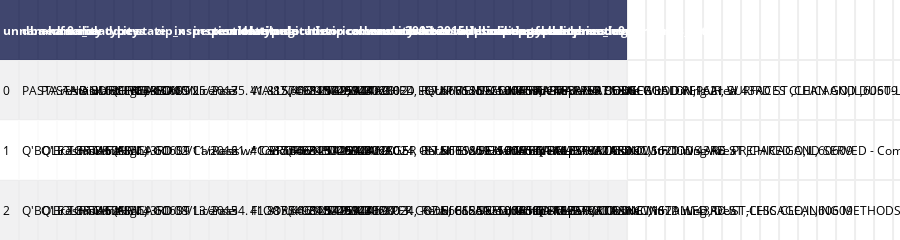

The notebook cell saved with this chart:
### Code cell
# interactive plotly table of data
table = ff.create_table(df.head(3))
iplot(table)

### Figure 1 — Plotly figure (JSON) as saved in the notebook; plotly's stock layout.template omitted (floating-point values rounded to 4 significant figures; data arrays with more than 128 entries replaced by an {"elided": "..."} marker saying what was removed)
{"data": [{"colorscale": [[0, "#00083e"], [0.5, "#ededee"], [1, "#ffffff"]], "hoverinfo": "none", "opacity": 0.75, "showscale": false, "type": "heatmap", "uid": "5c58057a-f14a-4d19-8ad4-f44334bc14c9", "z": {"elided": "4x33 float values"}}], "layout": {"annotations": [{"align": "left", "font": {"color": "#ffffff"}, "showarrow": false, "text": "<b>unnamed: 0</b>", "x": -0.45, "xanchor": "left", "xref": "x", "y": 0, "yref": "y"}, {"align": "left", "font": {"color": "#ffffff"}, "showarrow": false, "text": "<b>dba name_x</b>", "x": 0.55, "xanchor": "left", "xref": "x", "y": 0, "yref": "y"}, {"align": "left", "font": {"color": "#ffffff"}, "showarrow": false, "text": "<b>aka name</b>", "x": 1.55, "xanchor": "left", "xref": "x", "y": 0, "yref": "y"}, {"align": "left", "font": {"color": "#ffffff"}, "showarrow": false, "text": "<b>facility type</b>", "x": 2.55, "xanchor": "left", "xref": "x", "y": 0, "yref": "y"}, {"align": "left", "font": {"color": "#ffffff"}, "showarrow": false, "text": "<b>risk</b>", "x": 3.55, "xanchor": "left", "xref": "x", "y": 0, "yref": "y"}, {"align": "left", "font": {"color": "#ffffff"}, "showarrow": false, "text": "<b>address</b>", "x": 4.55, "xanchor": "left", "xref": "x", "y": 0, "yref": "y"}, {"align": "left", "font": {"color": "#ffffff"}, "showarrow": false, "text": "<b>city</b>", "x": 5.55, "xanchor": "left", "xref": "x", "y": 0, "yref": "y"}, {"align": "left", "font": {"color": "#ffffff"}, "showarrow": false, "text": "<b>state</b>", "x": 6.55, "xanchor": "left", "xref": "x", "y": 0, "yref": "y"}, {"align": "left", "font": {"color": "#ffffff"}, "showarrow": false, "text": "<b>zip_x</b>", "x": 7.55, "xanchor": "left", "xref": "x", "y": 0, "yref": "y"}, {"align": "left", "font": {"color": "#ffffff"}, "showarrow": false, "text": "<b>inspection date</b>", "x": 8.55, "xanchor": "left", "xref": "x", "y": 0, "yref": "y"}, {"align": "left", "font": {"color": "#ffffff"}, "showarrow": false, "text": "<b>inspection type</b>", "x": 9.55, "xanchor": "left", "xref": "x", "y": 0, "yref": "y"}, {"align": "left", "font": {"color": "#ffffff"}, "showarrow": false, "text": "<b>results</b>", "x": 10.55, "xanchor": "left", "xref": "x", "y": 0, "yref": "y"}, {"align": "left", "font": {"color": "#ffffff"}, "showarrow": false, "text": "<b>violations</b>", "x": 11.55, "xanchor": "left", "xref": "x", "y": 0, "yref": "y"}, {"align": "left", "font": {"color": "#ffffff"}, "showarrow": false, "text": "<b>latitude</b>", "x": 12.55, "xanchor": "left", "xref": "x", "y": 0, "yref": "y"}, {"align": "left", "font": {"color": "#ffffff"}, "showarrow": false, "text": "<b>longitude</b>", "x": 13.55, "xanchor": "left", "xref": "x", "y": 0, "yref": "y"}, {"align": "left", "font": {"color": "#ffffff"}, "showarrow": false, "text": "<b>location</b>", "x": 14.55, "xanchor": "left", "xref": "x", "y": 0, "yref": "y"}, {"align": "left", "font": {"color": "#ffffff"}, "showarrow": false, "text": "<b>historical wards 2003-2015</b>", "x": 15.55, "xanchor": "left", "xref": "x", "y": 0, "yref": "y"}, {"align": "left", "font": {"color": "#ffffff"}, "showarrow": false, "text": "<b>zip codes</b>", "x": 16.55, "xanchor": "left", "xref": "x", "y": 0, "yref": "y"}, {"align": "left", "font": {"color": "#ffffff"}, "showarrow": false, "text": "<b>community areas</b>", "x": 17.55, "xanchor": "left", "xref": "x", "y": 0, "yref": "y"}, {"align": "left", "font": {"color": "#ffffff"}, "showarrow": false, "text": "<b>census tracts</b>", "x": 18.55, "xanchor": "left", "xref": "x", "y": 0, "yref": "y"}, {"align": "left", "font": {"color": "#ffffff"}, "showarrow": false, "text": "<b>wards</b>", "x": 19.55, "xanchor": "left", "xref": "x", "y": 0, "yref": "y"}, {"align": "left", "font": {"color": "#ffffff"}, "showarrow": false, "text": "<b>number violations</b>", "x": 20.55, "xanchor": "left", "xref": "x", "y": 0, "yref": "y"}, {"align": "left", "font": {"color": "#ffffff"}, "showarrow": false, "text": "<b>license description</b>", "x": 21.55, "xanchor": "left", "xref": "x", "y": 0, "yref": "y"}, {"align": "left", "font": {"color": "#ffffff"}, "showarrow": false, "text": "<b>conditional approval</b>", "x": 22.55, "xanchor": "left", "xref": "x", "y": 0, "yref": "y"}, {"align": "left", "font": {"color": "#ffffff"}, "showarrow": false, "text": "<b>application type</b>", "x": 23.55, "xanchor": "left", "xref": "x", "y": 0, "yref": "y"}, {"align": "left", "font": {"color": "#ffffff"}, "showarrow": false, "text": "<b>business activity</b>", "x": 24.55, "xanchor": "left", "xref": "x", "y": 0, "yref": "y"}, {"align": "left", "font": {"color": "#ffffff"}, "showarrow": false, "text": "<b>license code</b>", "x": 25.55, "xanchor": "left", "xref": "x", "y": 0, "yref": "y"}, {"align": "left", "font": {"color": "#ffffff"}, "showarrow": false, "text": "<b>legal name</b>", "x": 26.55, "xanchor": "left", "xref": "x", "y": 0, "yref": "y"}, {"align": "left", "font": {"color": "#ffffff"}, "showarrow": false, "text": "<b>full address</b>", "x": 27.55, "xanchor": "left", "xref": "x", "y": 0, "yref": "y"}, {"align": "left", "font": {"color": "#ffffff"}, "showarrow": false, "text": "<b>unnamed: 0.1</b>", "x": 28.55, "xanchor": "left", "xref": "x", "y": 0, "yref": "y"}, {"align": "left", "font": {"color": "#ffffff"}, "showarrow": false, "text": "<b>price_level</b>", "x": 29.55, "xanchor": "left", "xref": "x", "y": 0, "yref": "y"}, {"align": "left", "font": {"color": "#ffffff"}, "showarrow": false, "text": "<b>rating</b>", "x": 30.55, "xanchor": "left", "xref": "x", "y": 0, "yref": "y"}, {"align": "left", "font": {"color": "#ffffff"}, "showarrow": false, "text": "<b>user_ratings_total</b>", "x": 31.55, "xanchor": "left", "xref": "x", "y": 0, "yref": "y"}, {"align": "left", "font": {"color": "#000000"}, "showarrow": false, "text": "0", "x": -0.45, "xanchor": "left", "xref": "x", "y": 1, "yref": "y"}, {"align": "left", "font": {"color": "#000000"}, "showarrow": false, "text": "PASTA AND BURGER SALON", "x": 0.55, "xanchor": "left", "xref": "x", "y": 1, "yref": "y"}, {"align": "left", "font": {"color": "#000000"}, "showarrow": false, "text": "PASTA AND BURGER SALON", "x": 1.55, "xanchor": "left", "xref": "x", "y": 1, "yref": "y"}, {"align": "left", "font": {"color": "#000000"}, "showarrow": false, "text": "restaurant", "x": 2.55, "xanchor": "left", "xref": "x", "y": 1, "yref": "y"}, {"align": "left", "font": {"color": "#000000"}, "showarrow": false, "text": "Risk 1 (High)", "x": 3.55, "xanchor": "left", "xref": "x", "y": 1, "yref": "y"}, {"align": "left", "font": {"color": "#000000"}, "showarrow": false, "text": "1621 W 43RD ST ", "x": 4.55, "xanchor": "left", "xref": "x", "y": 1, "yref": "y"}, {"align": "left", "font": {"color": "#000000"}, "showarrow": false, "text": "CHICAGO", "x": 5.55, "xanchor": "left", "xref": "x", "y": 1, "yref": "y"}, {"align": "left", "font": {"color": "#000000"}, "showarrow": false, "text": "IL", "x": 6.55, "xanchor": "left", "xref": "x", "y": 1, "yref": "y"}, {"align": "left", "font": {"color": "#000000"}, "showarrow": false, "text": "60609", "x": 7.55, "xanchor": "left", "xref": "x", "y": 1, "yref": "y"}, {"align": "left", "font": {"color": "#000000"}, "showarrow": false, "text": "05/25/2017", "x": 8.55, "xanchor": "left", "xref": "x", "y": 1, "yref": "y"}, {"align": "left", "font": {"color": "#000000"}, "showarrow": false, "text": "License", "x": 9.55, "xanchor": "left", "xref": "x", "y": 1, "yref": "y"}, {"align": "left", "font": {"color": "#000000"}, "showarrow": false, "text": "Pass", "x": 10.55, "xanchor": "left", "xref": "x", "y": 1, "yref": "y"}, {"align": "left", "font": {"color": "#000000"}, "showarrow": false, "text": "35. WALLS, CEILINGS, ATTACHED EQUIPMENT CONSTRUCTED PER CODE: GOOD REPAIR, SURFACES CLEAN AND DUST-LESS CLEANING METHODS - Comments: REPLACE DAMAGED BASEBOARDS ALONG WALL NEAR REAR EXIT DOOR. | 38. VENTILATION: ROOMS AND EQUIPMENT VENTED AS REQUIRED: PLUMBING: INSTALLED AND MAINTAINED - Comments: TIGHTEN LOOSE FAUCET ON SINK IN WASHROOM.", "x": 11.55, "xanchor": "left", "xref": "x", "y": 1, "yref": "y"}, {"align": "left", "font": {"color": "#000000"}, "showarrow": false, "text": "41.815749343028024", "x": 12.55, "xanchor": "left", "xref": "x", "y": 1, "yref": "y"}, {"align": "left", "font": {"color": "#000000"}, "showarrow": false, "text": "-87.66612592500469", "x": 13.55, "xanchor": "left", "xref": "x", "y": 1, "yref": "y"}, {"align": "left", "font": {"color": "#000000"}, "showarrow": false, "text": "(41.815749343028024, -87.66612592500469)", "x": 14.55, "xanchor": "left", "xref": "x", "y": 1, "yref": "y"}, {"align": "left", "font": {"color": "#000000"}, "showarrow": false, "text": "29.0", "x": 15.55, "xanchor": "left", "xref": "x", "y": 1, "yref": "y"}, {"align": "left", "font": {"color": "#000000"}, "showarrow": false, "text": "14924.0", "x": 16.55, "xanchor": "left", "xref": "x", "y": 1, "yref": "y"}, {"align": "left", "font": {"color": "#000000"}, "showarrow": false, "text": "59.0", "x": 17.55, "xanchor": "left", "xref": "x", "y": 1, "yref": "y"}, {"align": "left", "font": {"color": "#000000"}, "showarrow": false, "text": "706.0", "x": 18.55, "xanchor": "left", "xref": "x", "y": 1, "yref": "y"}, {"align": "left", "font": {"color": "#000000"}, "showarrow": false, "text": "3.0", "x": 19.55, "xanchor": "left", "xref": "x", "y": 1, "yref": "y"}, {"align": "left", "font": {"color": "#000000"}, "showarrow": false, "text": "2", "x": 20.55, "xanchor": "left", "xref": "x", "y": 1, "yref": "y"}, {"align": "left", "font": {"color": "#000000"}, "showarrow": false, "text": "Retail Food Establishment", "x": 21.55, "xanchor": "left", "xref": "x", "y": 1, "yref": "y"}, {"align": "left", "font": {"color": "#000000"}, "showarrow": false, "text": "N", "x": 22.55, "xanchor": "left", "xref": "x", "y": 1, "yref": "y"}, {"align": "left", "font": {"color": "#000000"}, "showarrow": false, "text": "ISSUE", "x": 23.55, "xanchor": "left", "xref": "x", "y": 1, "yref": "y"}, {"align": "left", "font": {"color": "#000000"}, "showarrow": false, "text": "Sale of Food Prepared Onsite With Dining Area", "x": 24.55, "xanchor": "left", "xref": "x", "y": 1, "yref": "y"}, {"align": "left", "font": {"color": "#000000"}, "showarrow": false, "text": "1006", "x": 25.55, "xanchor": "left", "xref": "x", "y": 1, "yref": "y"}, {"align": "left", "font": {"color": "#000000"}, "showarrow": false, "text": "VISITA MARAVATIO INC.", "x": 26.55, "xanchor": "left", "xref": "x", "y": 1, "yref": "y"}, {"align": "left", "font": {"color": "#000000"}, "showarrow": false, "text": "PASTA AND BURGER SALON,1621 W 43RD ST ,CHICAGO,IL,60609", "x": 27.55, "xanchor": "left", "xref": "x", "y": 1, "yref": "y"}, {"align": "left", "font": {"color": "#000000"}, "showarrow": false, "text": "483", "x": 28.55, "xanchor": "left", "xref": "x", "y": 1, "yref": "y"}, {"align": "left", "font": {"color": "#000000"}, "showarrow": false, "text": "1.0", "x": 29.55, "xanchor": "left", "xref": "x", "y": 1, "yref": "y"}, {"align": "left", "font": {"color": "#000000"}, "showarrow": false, "text": "4.7", "x": 30.55, "xanchor": "left", "xref": "x", "y": 1, "yref": "y"}, {"align": "left", "font": {"color": "#000000"}, "showarrow": false, "text": "58.0", "x": 31.55, "xanchor": "left", "xref": "x", "y": 1, "yref": "y"}, {"align": "left", "font": {"color": "#000000"}, "showarrow": false, "text": "1", "x": -0.45, "xanchor": "left", "xref": "x", "y": 2, "yref": "y"}, {"align": "left", "font": {"color": "#000000"}, "showarrow": false, "text": "Q'BOLE TORTAS INC", "x": 0.55, "xanchor": "left", "xref": "x", "y": 2, "yref": "y"}, {"align": "left", "font": {"color": "#000000"}, "showarrow": false, "text": "Q'BOLE TORTAS", "x": 1.55, "xanchor": "left", "xref": "x", "y": 2, "yref": "y"}, {"align": "left", "font": {"color": "#000000"}, "showarrow": false, "text": "restaurant", "x": 2.55, "xanchor": "left", "xref": "x", "y": 2, "yref": "y"}, {"align": "left", "font": {"color": "#000000"}, "showarrow": false, "text": "Risk 1 (High)", "x": 3.55, "xanchor": "left", "xref": "x", "y": 2, "yref": "y"}, {"align": "left", "font": {"color": "#000000"}, "showarrow": false, "text": "1621 W 43RD ST ", "x": 4.55, "xanchor": "left", "xref": "x", "y": 2, "yref": "y"}, {"align": "left", "font": {"color": "#000000"}, "showarrow": false, "text": "CHICAGO", "x": 5.55, "xanchor": "left", "xref": "x", "y": 2, "yref": "y"}, {"align": "left", "font": {"color": "#000000"}, "showarrow": false, "text": "IL", "x": 6.55, "xanchor": "left", "xref": "x", "y": 2, "yref": "y"}, {"align": "left", "font": {"color": "#000000"}, "showarrow": false, "text": "60609", "x": 7.55, "xanchor": "left", "xref": "x", "y": 2, "yref": "y"}, {"align": "left", "font": {"color": "#000000"}, "showarrow": false, "text": "02/11/2016", "x": 8.55, "xanchor": "left", "xref": "x", "y": 2, "yref": "y"}, {"align": "left", "font": {"color": "#000000"}, "showarrow": false, "text": "Canvass", "x": 9.55, "xanchor": "left", "xref": "x", "y": 2, "yref": "y"}, {"align": "left", "font": {"color": "#000000"}, "showarrow": false, "text": "Pass w/ Conditions", "x": 10.55, "xanchor": "left", "xref": "x", "y": 2, "yref": "y"}, {"align": "left", "font": {"color": "#000000"}, "showarrow": false, "text": "21. * CERTIFIED FOOD MANAGER ON SITE WHEN POTENTIALLY HAZARDOUS FOODS ARE  PREPARED AND SERVED - Comments: NO CITY OF CHICAGO FOOD MANAGER SANITATION CERTIFICATE POSTED/VISIBLE   FOR PATRONS TO SEE ON PREMISES. MUST PROVIDE. SERIOUS VIOLATION 7-38-012. | 33. FOOD AND NON-FOOD CONTACT EQUIPMENT UTENSILS CLEAN, FREE OF ABRASIVE DETERGENTS - Comments: CLEAN/SANITIZE INTERIOR BOTTOM OF 2-DR REFRIGERATOR AT REAR OF FOOD SPILLS AND DEBRIS. | 34. FLOORS: CONSTRUCTED PER CODE, CLEANED, GOOD REPAIR, COVING INSTALLED, DUST-LESS CLEANING METHODS USED - Comments: CLEAN FLOOR BEHIND FRONT SERVICE COUNTER AND AT GRILL OF HEAVY FOOD SPILLS AND DEBRIS. CLEAN ALONG WALLBASE AND AT CORNERS IN REAR. | 37. TOILET ROOM DOORS SELF CLOSING: DRESSING ROOMS WITH LOCKERS PROVIDED: COMPLETE SEPARATION FROM LIVING/SLEEPING QUARTERS - Comments: SELF CLOSING DEVICE OF WASHROOM DOOR IN NEED OF REPAIR. MUST REPAIR. | 41. PREMISES MAINTAINED FREE OF LITTER, UNNECESSARY ARTICLES, CLEANING  EQUIPMENT PROPERLY STORED - Comments: REMOVE CLUTTER AT FRONT SERVICE COUNTER, ORGANIZE AND MAINTAIN AT ALL TIMES. PROPERLY STORE MOP OUT OF MOP BUCKET, HANG UPRIGHT TO DRY.", "x": 11.55, "xanchor": "left", "xref": "x", "y": 2, "yref": "y"}, {"align": "left", "font": {"color": "#000000"}, "showarrow": false, "text": "41.815749343028024", "x": 12.55, "xanchor": "left", "xref": "x", "y": 2, "yref": "y"}, {"align": "left", "font": {"color": "#000000"}, "showarrow": false, "text": "-87.66612592500469", "x": 13.55, "xanchor": "left", "xref": "x", "y": 2, "yref": "y"}, {"align": "left", "font": {"color": "#000000"}, "showarrow": false, "text": "(41.815749343028024, -87.66612592500469)", "x": 14.55, "xanchor": "left", "xref": "x", "y": 2, "yref": "y"}, {"align": "left", "font": {"color": "#000000"}, "showarrow": false, "text": "29.0", "x": 15.55, "xanchor": "left", "xref": "x", "y": 2, "yref": "y"}, {"align": "left", "font": {"color": "#000000"}, "showarrow": false, "text": "14924.0", "x": 16.55, "xanchor": "left", "xref": "x", "y": 2, "yref": "y"}, {"align": "left", "font": {"color": "#000000"}, "showarrow": false, "text": "59.0", "x": 17.55, "xanchor": "left", "xref": "x", "y": 2, "yref": "y"}, {"align": "left", "font": {"color": "#000000"}, "showarrow": false, "text": "706.0", "x": 18.55, "xanchor": "left", "xref": "x", "y": 2, "yref": "y"}, {"align": "left", "font": {"color": "#000000"}, "showarrow": false, "text": "3.0", "x": 19.55, "xanchor": "left", "xref": "x", "y": 2, "yref": "y"}, {"align": "left", "font": {"color": "#000000"}, "showarrow": false, "text": "5", "x": 20.55, "xanchor": "left", "xref": "x", "y": 2, "yref": "y"}, {"align": "left", "font": {"color": "#000000"}, "showarrow": false, "text": "Retail Food Establishment", "x": 21.55, "xanchor": "left", "xref": "x", "y": 2, "yref": "y"}, {"align": "left", "font": {"color": "#000000"}, "showarrow": false, "text": "N", "x": 22.55, "xanchor": "left", "xref": "x", "y": 2, "yref": "y"}, {"align": "left", "font": {"color": "#000000"}, "showarrow": false, "text": "ISSUE", "x": 23.55, "xanchor": "left", "xref": "x", "y": 2, "yref": "y"}, {"align": "left", "font": {"color": "#000000"}, "showarrow": false, "text": "Sale of Food Prepared Onsite With Dining Area", "x": 24.55, "xanchor": "left", "xref": "x", "y": 2, "yref": "y"}, {"align": "left", "font": {"color": "#000000"}, "showarrow": false, "text": "1006", "x": 25.55, "xanchor": "left", "xref": "x", "y": 2, "yref": "y"}, {"align": "left", "font": {"color": "#000000"}, "showarrow": false, "text": "VISITA MARAVATIO INC.", "x": 26.55, "xanchor": "left", "xref": "x", "y": 2, "yref": "y"}, {"align": "left", "font": {"color": "#000000"}, "showarrow": false, "text": "Q'BOLE TORTAS INC,1621 W 43RD ST ,CHICAGO,IL,60609", "x": 27.55, "xanchor": "left", "xref": "x", "y": 2, "yref": "y"}, {"align": "left", "font": {"color": "#000000"}, "showarrow": false, "text": "1175", "x": 28.55, "xanchor": "left", "xref": "x", "y": 2, "yref": "y"}, {"align": "left", "font": {"color": "#000000"}, "showarrow": false, "text": "0.0", "x": 29.55, "xanchor": "left", "xref": "x", "y": 2, "yref": "y"}, {"align": "left", "font": {"color": "#000000"}, "showarrow": false, "text": "0.0", "x": 30.55, "xanchor": "left", "xref": "x", "y": 2, "yref": "y"}, {"align": "left", "font": {"color": "#000000"}, "showarrow": false, "text": "0.0", "x": 31.55, "xanchor": "left", "xref": "x", "y": 2, "yref": "y"}, {"align": "left", "font": {"color": "#000000"}, "showarrow": false, "text": "2", "x": -0.45, "xanchor": "left", "xref": "x", "y": 3, "yref": "y"}, {"align": "left", "font": {"color": "#000000"}, "showarrow": false, "text": "Q'BOLE TORTAS INC", "x": 0.55, "xanchor": "left", "xref": "x", "y": 3, "yref": "y"}, {"align": "left", "font": {"color": "#000000"}, "showarrow": false, "text": "Q'BOLE TORTAS", "x": 1.55, "xanchor": "left", "xref": "x", "y": 3, "yref": "y"}, {"align": "left", "font": {"color": "#000000"}, "showarrow": false, "text": "restaurant", "x": 2.55, "xanchor": "left", "xref": "x", "y": 3, "yref": "y"}, {"align": "left", "font": {"color": "#000000"}, "showarrow": false, "text": "Risk 1 (High)", "x": 3.55, "xanchor": "left", "xref": "x", "y": 3, "yref": "y"}, {"align": "left", "font": {"color": "#000000"}, "showarrow": false, "text": "1621 W 43RD ST ", "x": 4.55, "xanchor": "left", "xref": "x", "y": 3, "yref": "y"}, {"align": "left", "font": {"color": "#000000"}, "showarrow": false, "text": "CHICAGO", "x": 5.55, "xanchor": "left", "xref": "x", "y": 3, "yref": "y"}, {"align": "left", "font": {"color": "#000000"}, "showarrow": false, "text": "IL", "x": 6.55, "xanchor": "left", "xref": "x", "y": 3, "yref": "y"}, {"align": "left", "font": {"color": "#000000"}, "showarrow": false, "text": "60609", "x": 7.55, "xanchor": "left", "xref": "x", "y": 3, "yref": "y"}, {"align": "left", "font": {"color": "#000000"}, "showarrow": false, "text": "08/13/2015", "x": 8.55, "xanchor": "left", "xref": "x", "y": 3, "yref": "y"}, {"align": "left", "font": {"color": "#000000"}, "showarrow": false, "text": "License", "x": 9.55, "xanchor": "left", "xref": "x", "y": 3, "yref": "y"}, {"align": "left", "font": {"color": "#000000"}, "showarrow": false, "text": "Pass", "x": 10.55, "xanchor": "left", "xref": "x", "y": 3, "yref": "y"}, {"align": "left", "font": {"color": "#000000"}, "showarrow": false, "text": "34. FLOORS: CONSTRUCTED PER CODE, CLEANED, GOOD REPAIR, COVING INSTALLED, DUST-LESS CLEANING METHODS USED - Comments: NOTED FLOORS DIRTY ALONG THE WALL BASE AND IN CORNERS IN THE FRONT PREP AREA AND IN THE REAR STORAGE AREAS. MUST CLEAN. | 36. LIGHTING: REQUIRED MINIMUM FOOT-CANDLES OF LIGHT PROVIDED, FIXTURES SHIELDED - Comments: NOTED MISSING LIGHT SHIELD ABOVE THE COOKING EQUIPMENT. MUST PROVIDE AND MAINTAIN. | 38. VENTILATION: ROOMS AND EQUIPMENT VENTED AS REQUIRED: PLUMBING: INSTALLED AND MAINTAINED - Comments: NOTED ONE OF THE STOPPERS FOR THE 3 COMPARTMENT SINK IN POOR REPAIR. MUST REPLACE AND MAINTAIN ALL STOPPERS.", "x": 11.55, "xanchor": "left", "xref": "x", "y": 3, "yref": "y"}, {"align": "left", "font": {"color": "#000000"}, "showarrow": false, "text": "41.815749343028024", "x": 12.55, "xanchor": "left", "xref": "x", "y": 3, "yref": "y"}, {"align": "left", "font": {"color": "#000000"}, "showarrow": false, "text": "-87.66612592500469", "x": 13.55, "xanchor": "left", "xref": "x", "y": 3, "yref": "y"}, {"align": "left", "font": {"color": "#000000"}, "showarrow": false, "text": "(41.815749343028024, -87.66612592500469)", "x": 14.55, "xanchor": "left", "xref": "x", "y": 3, "yref": "y"}, {"align": "left", "font": {"color": "#000000"}, "showarrow": false, "text": "29.0", "x": 15.55, "xanchor": "left", "xref": "x", "y": 3, "yref": "y"}, {"align": "left", "font": {"color": "#000000"}, "showarrow": false, "text": "14924.0", "x": 16.55, "xanchor": "left", "xref": "x", "y": 3, "yref": "y"}, {"align": "left", "font": {"color": "#000000"}, "showarrow": false, "text": "59.0", "x": 17.55, "xanchor": "left", "xref": "x", "y": 3, "yref": "y"}, {"align": "left", "font": {"color": "#000000"}, "showarrow": false, "text": "706.0", "x": 18.55, "xanchor": "left", "xref": "x", "y": 3, "yref": "y"}, {"align": "left", "font": {"color": "#000000"}, "showarrow": false, "text": "3.0", "x": 19.55, "xanchor": "left", "xref": "x", "y": 3, "yref": "y"}, {"align": "left", "font": {"color": "#000000"}, "showarrow": false, "text": "3", "x": 20.55, "xanchor": "left", "xref": "x", "y": 3, "yref": "y"}, {"align": "left", "font": {"color": "#000000"}, "showarrow": false, "text": "Retail Food Establishment", "x": 21.55, "xanchor": "left", "xref": "x", "y": 3, "yref": "y"}, {"align": "left", "font": {"color": "#000000"}, "showarrow": false, "text": "N", "x": 22.55, "xanchor": "left", "xref": "x", "y": 3, "yref": "y"}, {"align": "left", "font": {"color": "#000000"}, "showarrow": false, "text": "ISSUE", "x": 23.55, "xanchor": "left", "xref": "x", "y": 3, "yref": "y"}, {"align": "left", "font": {"color": "#000000"}, "showarrow": false, "text": "Sale of Food Prepared Onsite With Dining Area", "x": 24.55, "xanchor": "left", "xref": "x", "y": 3, "yref": "y"}, {"align": "left", "font": {"color": "#000000"}, "showarrow": false, "text": "1006", "x": 25.55, "xanchor": "left", "xref": "x", "y": 3, "yref": "y"}, {"align": "left", "font": {"color": "#000000"}, "showarrow": false, "text": "VISITA MARAVATIO INC.", "x": 26.55, "xanchor": "left", "xref": "x", "y": 3, "yref": "y"}, {"align": "left", "font": {"color": "#000000"}, "showarrow": false, "text": "Q'BOLE TORTAS INC,1621 W 43RD ST ,CHICAGO,IL,60609", "x": 27.55, "xanchor": "left", "xref": "x", "y": 3, "yref": "y"}, {"align": "left", "font": {"color": "#000000"}, "showarrow": false, "text": "1175", "x": 28.55, "xanchor": "left", "xref": "x", "y": 3, "yref": "y"}, {"align": "left", "font": {"color": "#000000"}, "showarrow": false, "text": "0.0", "x": 29.55, "xanchor": "left", "xref": "x", "y": 3, "yref": "y"}, {"align": "left", "font": {"color": "#000000"}, "showarrow": false, "text": "0.0", "x": 30.55, "xanchor": "left", "xref": "x", "y": 3, "yref": "y"}, {"align": "left", "font": {"color": "#000000"}, "showarrow": false, "text": "0.0", "x": 31.55, "xanchor": "left", "xref": "x", "y": 3, "yref": "y"}], "height": 170, "margin": {"b": 0, "l": 0, "r": 0, "t": 0}, "xaxis": {"dtick": 1, "gridwidth": 2, "showticklabels": false, "tick0": -0.5, "ticks": "", "zeroline": false}, "yaxis": {"autorange": "reversed", "dtick": 1, "gridwidth": 2, "showticklabels": false, "tick0": 0.5, "ticks": "", "zeroline": false}}}
